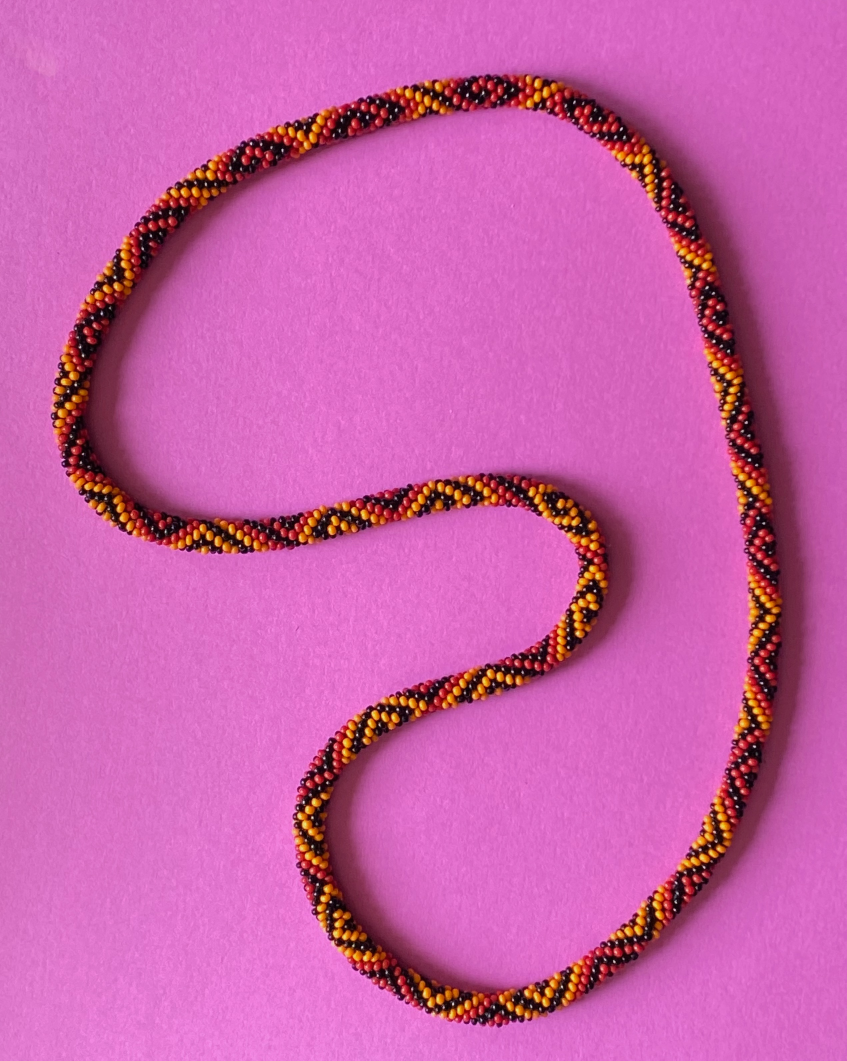
#> input picture beads-photo-2.jpg, 2540 x 3182 px (shown at 1/3 size)
$ python practice_centerline_profiles.py
#> lines starting #> are read from the running program, lines starting #| are printed output that depends on the picture; after the words box and inside, x2 and y2 are one past the last pixel; in counts of white or black regions, pixels touching at a corner belong together
#> in main, image is the input picture: PIL image 2540x3182 RGB; mean R, G, B 202, 95.9, 169.1
### photo2/auto_label_beads.py
"""Image-derived whole-photo bead/neighbor proposals, not confirmed string indices.

Manual labels are optional evaluator data and are read ONLY after detect() and
adjacency(). The input image supplies background, palette, scale and strip axis.
Live maker annotations are never written. No physical-necklace measurements.
"""
import argparse,hashlib,json,os,uuid
os.environ.setdefault('MPLCONFIGDIR','/tmp/beads-auto-mpl')
from pathlib import Path
import numpy as np
from PIL import Image,ImageOps
from scipy import ndimage as ndi
from scipy.signal import find_peaks
from scipy.spatial import cKDTree
from scipy.optimize import linear_sum_assignment
from skimage.feature import peak_local_max
from skimage.filters import threshold_otsu
from skimage.measure import regionprops
from skimage.morphology import skeletonize
from skimage.segmentation import watershed
from matplotlib.colors import rgb_to_hsv
from label_beads import DIRECTIONS,validate_annotations,validate_series

ROOT=Path(__file__).resolve().parents[1]


def sha(path):return hashlib.sha256(Path(path).read_bytes()).hexdigest()


def small_components(mask,minimum):
    labels,_=ndi.label(mask);sizes=np.bincount(labels.ravel())
    keep=sizes>=minimum;keep[0]=False
    return keep[labels]


def fill_small_holes(mask,maximum):
    labels,_=ndi.label(~mask);sizes=np.bincount(labels.ravel())
    border=np.unique(np.r_[labels[0],labels[-1],labels[:,0],labels[:,-1]])
    fill=sizes<=maximum;fill[border]=False;fill[0]=False
    return mask|fill[labels]


def strip_axis(band):
    """Prune skeleton spurs; preserve the supported closed image-strip route.

    This approximate image axis is not a measured physical centerline or bead
    index closure. Fail explicitly if a unique simple cycle is unsupported.
    """
    sk=skeletonize(band);pixels=set(map(tuple,np.argwhere(sk)))
    adj={p:[] for p in pixels}
    for y,x in pixels:
        for dy in [-1,0,1]:
            for dx in [-1,0,1]:
                if not dx and not dy:continue
                q=(y+dy,x+dx)
                if q not in pixels:continue
                if dx and dy and ((y,x+dx) in pixels or (y+dy,x) in pixels):continue
                adj[(y,x)].append(q)
    keep=set(pixels);leaves=[p for p in keep if len(adj[p])<2]
    while leaves:
        p=leaves.pop()
        if p not in keep:continue
        keep.remove(p)
        for q in adj[p]:
            if q in keep and sum(r in keep for r in adj[q])<2:leaves.append(q)
    if not keep or any(sum(q in keep for q in adj[p])!=2 for p in keep):
        raise ValueError('Strip skeleton does not have a supported unique simple cycle; retain uncertainty, do not invent a route.')
    start=min(keep);route=[start];previous=None;current=start
    while True:
        following=next(q for q in sorted(adj[current]) if q in keep and q!=previous)
        if following==start:break
        route.append(following);previous,current=current,following
        if len(route)>len(keep):raise ValueError('Failed to trace the image-strip cycle')
    if len(route)!=len(keep):raise ValueError('Multiple strip cycles; do not silently discard regions')
    xy=np.array(route,float)[:,::-1]
    area=np.sum(xy[:,0]*np.roll(xy[:,1],-1)-xy[:,1]*np.roll(xy[:,0],-1))
    if area<0:xy=xy[::-1]
    xy=np.concatenate([xy,xy[:1]])
    distance=np.r_[0,np.cumsum(np.linalg.norm(np.diff(xy,axis=0),axis=1))]
    stations=np.arange(0,distance[-1],1.)
    xy=np.column_stack([np.interp(stations,distance,xy[:,a]) for a in [0,1]])
    dt=ndi.distance_transform_edt(band)
    width=float(np.median(dt[sk]))
    xy=ndi.gaussian_filter1d(xy,max(2,width*.45),axis=0,mode='wrap')
    tangent=np.roll(xy,-1,axis=0)-np.roll(xy,1,axis=0)
    tangent/=np.linalg.norm(tangent,axis=1)[:,None]
    normal=np.column_stack([-tangent[:,1],tangent[:,0]])
    return dict(xy=xy,tangent=tangent,normal=normal,length=float(distance[-1]),
        width=width,pruned_pixels=int(sk.sum())-len(keep)),dt


def line_evidence(rgb,a,b,mode):
    """Interior sampling, not an edge trace; check a possible same-body bridge."""
    xy=np.linspace(a,b,25)
    encoded=np.column_stack([ndi.map_coordinates(rgb[:,:,k],[xy[:,1],xy[:,0]],order=1) for k in [0,1,2]])
    samples=rgb_to_hsv(encoded)
    inside=samples[4:-4]
    ratio=float(inside[:,2].min()/max(.02,min(samples[0,2],samples[-1,2])))
    chrom=inside[:,1]>.35
    hue=abs((inside[:,0]*360-mode+180)%360-180)
    fraction=float(np.mean(hue[chrom]<20)) if chrom.any() else 0.
    return ratio,fraction


def detect(image,max_dimension=1600):
    """No manual coordinates, selected colors or saved masks enter this function."""
#> called with max_dimension = 1600
    full=np.asarray(image,dtype=np.uint8);height,width=full.shape[:2]
    factor=min(1.,max_dimension/max(height,width))
    nw,nh=int(round(width*factor)),int(round(height*factor))
    rgb=np.asarray(Image.fromarray(full).resize((nw,nh),Image.Resampling.LANCZOS),dtype=np.float32)/255
#> rgb: shape (1600, 1277, 3) float32
    scale=np.array([nw/width,nh/height])
    hsv=rgb_to_hsv(rgb);v=hsv[:,:,2];sat=hsv[:,:,1];hue=hsv[:,:,0]*360
#> after `sat = hsv[:, :, 1]`:
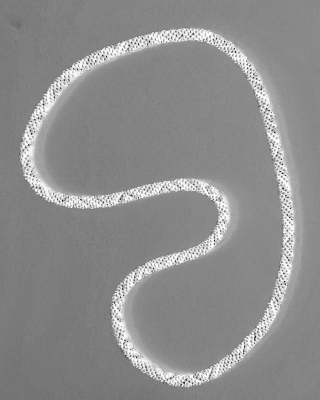
#> sat: shape (1600, 1277) float32 (shown at 1/4 size); min 0.00613, max 1, mean 0.554
#> after `hue = hsv[:, :, 0] * 360`:
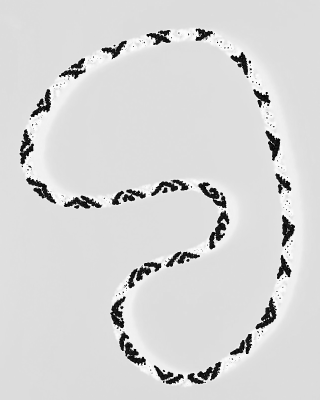
#> hue: shape (1600, 1277) float32 (shown at 1/4 size); min 0, max 359.7, mean 303.5; drawn with min black and max white
    border=np.zeros((nh,nw),bool);margin=max(1,int(min(nh,nw)*.025))
    border[:margin]=True;border[-margin:]=True;border[:,:margin]=True;border[:,-margin:]=True
    chrom=rgb[:,:,:2]/np.maximum(rgb.sum(axis=2,keepdims=True),.01)
    bg=np.median(chrom[border],axis=0)
#> bg = [0.419, 0.206]
    mad=np.median(abs(chrom[border]-bg),axis=0)*1.4826
#> mad = [0.00699, 0.0114]
    score=np.sqrt(np.sum(((chrom-bg)/np.maximum(mad,.003))**2,axis=2))
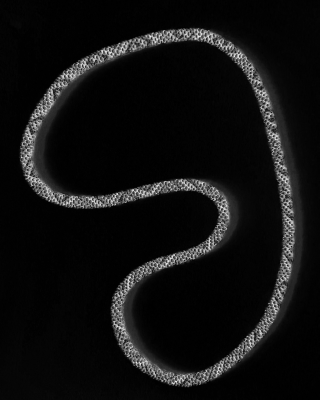
#> score: shape (1600, 1277) float32 (shown at 1/4 size); min 0.00933, max 85.07, mean 5.6; drawn with min black and max white
    threshold=max(float(np.quantile(score[border],.999)),float(threshold_otsu(np.minimum(score,50))))
#> threshold = 20.03
    foreground=score>threshold
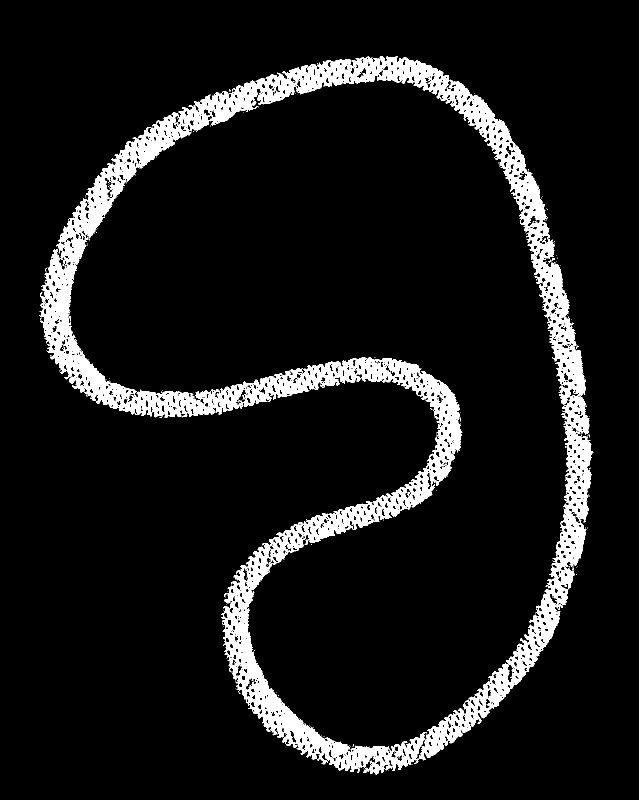
#> foreground: shape (1600, 1277) bool (shown at 1/2 size); 8.8% white; 207 white regions (203 under 20 px), largest, box (x1, y1, x2, y2) and area: (78, 112, 1187, 1549) 178930, (504, 202, 513, 211) 46, (609, 1079, 616, 1089) 31, (126, 520, 130, 528) 22
    background_value=float(np.median(v[border]))
#> background_value = 0.843
    foreground|=v<background_value*.15
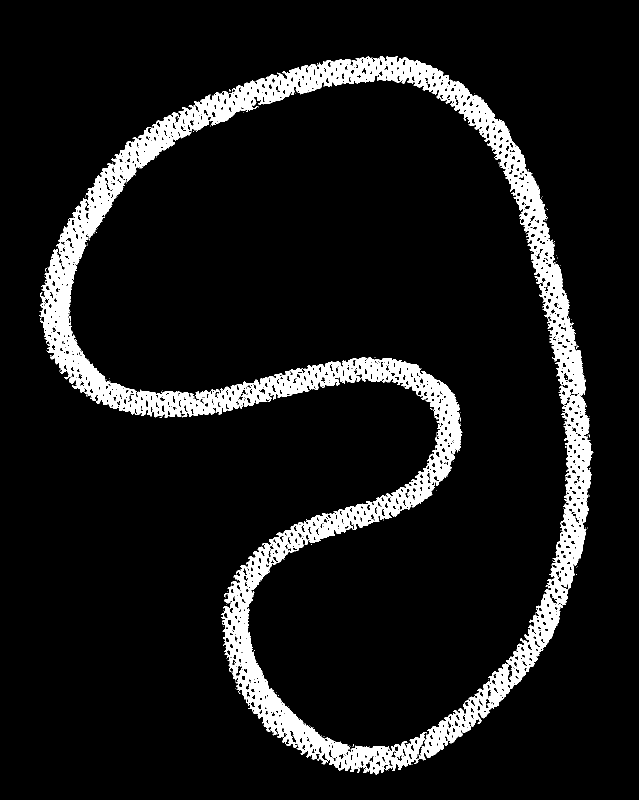
#> foreground: shape (1600, 1277) bool (shown at 1/2 size); 9% white; 160 white regions (159 under 20 px), largest, box (x1, y1, x2, y2) and area: (78, 112, 1187, 1549) 182806
    sigma=max(1,max(nh,nw)/520)
    foreground=small_components(foreground,max(4,int(sigma*sigma)))
#> in small_components, `labels, _ = ndi.label(mask)`:
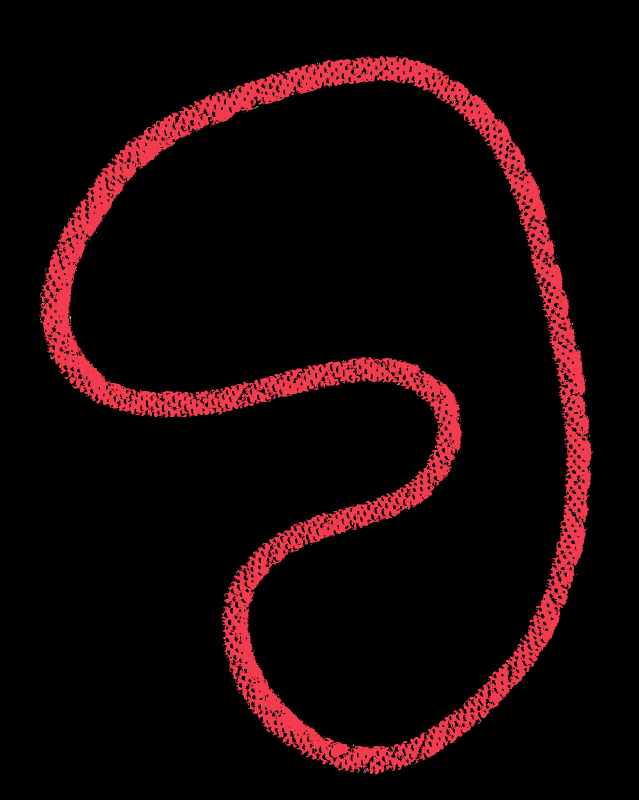
#> labels: shape (1600, 1277) int32 (shown at 1/2 size); 297 distinct labels, from 0 to 296; one colour per label, 0 black
#> in small_components, `sizes = np.bincount(labels.ravel())`: sizes = 297 values, max 1860022 at index 0, min 1 at index 2, mean 6879.5
    band=ndi.gaussian_filter(foreground.astype(float),sigma)>.2
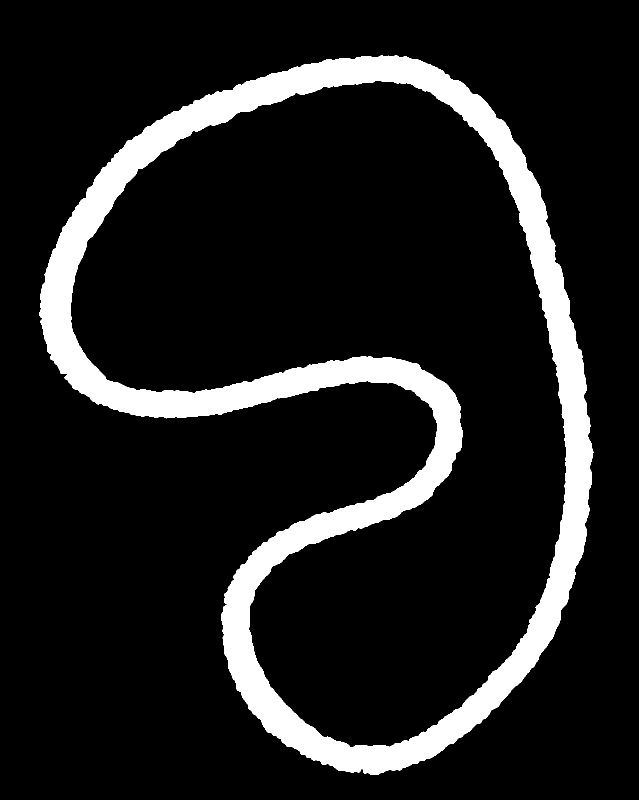
#> band: shape (1600, 1277) bool (shown at 1/2 size); 12% white; 1 white region, box (x1, y1, x2, y2) and area: (79, 111, 1187, 1550) 246201
    band=fill_small_holes(band,int((sigma*10)**2))
#> (the rest of the program and of its run is left out)
